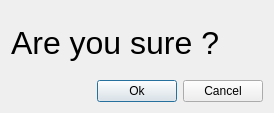
<?xml version="1.0" encoding="UTF-8"?>
<ui version="4.0">
 <class>SureDialog</class>
 <widget class="QDialog" name="SureDialog">
  <property name="geometry">
   <rect>
    <x>0</x>
    <y>0</y>
    <width>274</width>
    <height>113</height>
   </rect>
  </property>
  <property name="windowTitle">
   <string>Dialog</string>
  </property>
  <layout class="QVBoxLayout" name="verticalLayout">
   <item>
    <widget class="QLabel" name="label">
     <property name="font">
      <font>
       <pointsize>24</pointsize>
      </font>
     </property>
     <property name="text">
      <string>Are you sure ?</string>
     </property>
     <property name="alignment">
      <set>Qt::AlignLeading|Qt::AlignLeft|Qt::AlignVCenter</set>
     </property>
    </widget>
   </item>
   <item>
    <layout class="QHBoxLayout" name="horizontalLayout">
     <item>
      <spacer name="horizontalSpacer">
       <property name="orientation">
        <enum>Qt::Horizontal</enum>
       </property>
       <property name="sizeHint" stdset="0">
        <size>
         <width>40</width>
         <height>20</height>
        </size>
       </property>
      </spacer>
     </item>
     <item>
      <widget class="QPushButton" name="okButton">
       <property name="text">
        <string>Ok</string>
       </property>
      </widget>
     </item>
     <item>
      <widget class="QPushButton" name="cancelButton">
       <property name="text">
        <string>Cancel</string>
       </property>
      </widget>
     </item>
    </layout>
   </item>
  </layout>
 </widget>
 <resources/>
 <connections/>
</ui>
